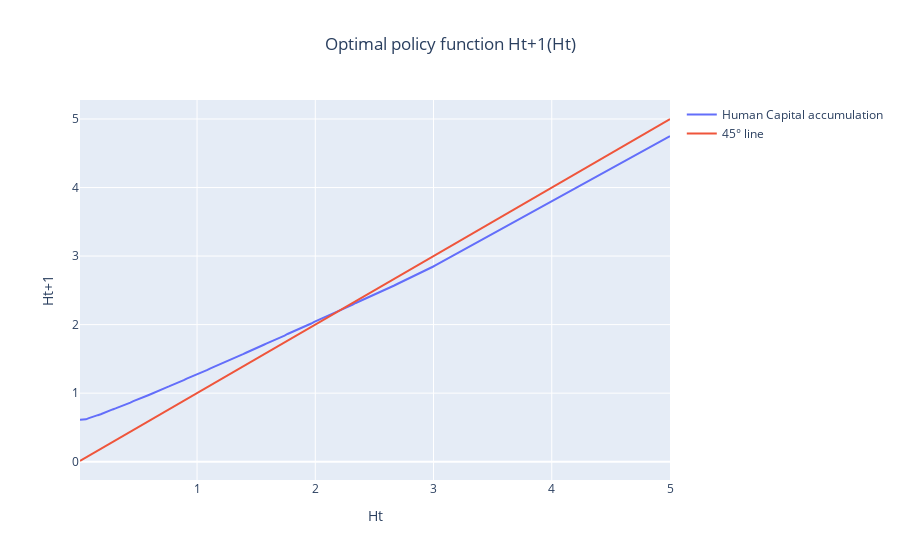

Notebook code for this chart:
### Markdown cell above
The policy function is the relation between the Human Capital at time t+1 and a time t: 
$$
H_{t+1}(H_t)
$$

### Code cell
# optimal_H = human_capital_accumulation(H_values,optimal_policy)

plot_graph(
    variable1=(H_values, optimal_policy,"Human Capital accumulation"),
    variable2=(H_values, H_values, "45° line"),
    xaxis_title="Ht",
    yaxis_title="Ht+1",
    title="Optimal policy function Ht+1(Ht)",
    showlegend=True
)

### Figure 1 — Plotly figure (JSON) as saved in the notebook; plotly's stock layout.template omitted (floating-point values rounded to 4 significant figures; data arrays with more than 128 entries replaced by an {"elided": "..."} marker saying what was removed)
{"data": [{"mode": "lines", "name": "Human Capital accumulation", "type": "scatter", "x": {"elided": "200 float values"}, "y": {"elided": "200 float values"}}, {"mode": "lines", "name": "45° line", "type": "scatter", "x": {"elided": "200 float values"}, "y": {"elided": "200 float values"}}], "layout": {"showlegend": true, "title": {"text": "Optimal policy function Ht+1(Ht)", "x": 0.5, "xanchor": "center"}, "xaxis": {"title": {"text": "Ht"}}, "yaxis": {"title": {"text": "Ht+1"}}}}
